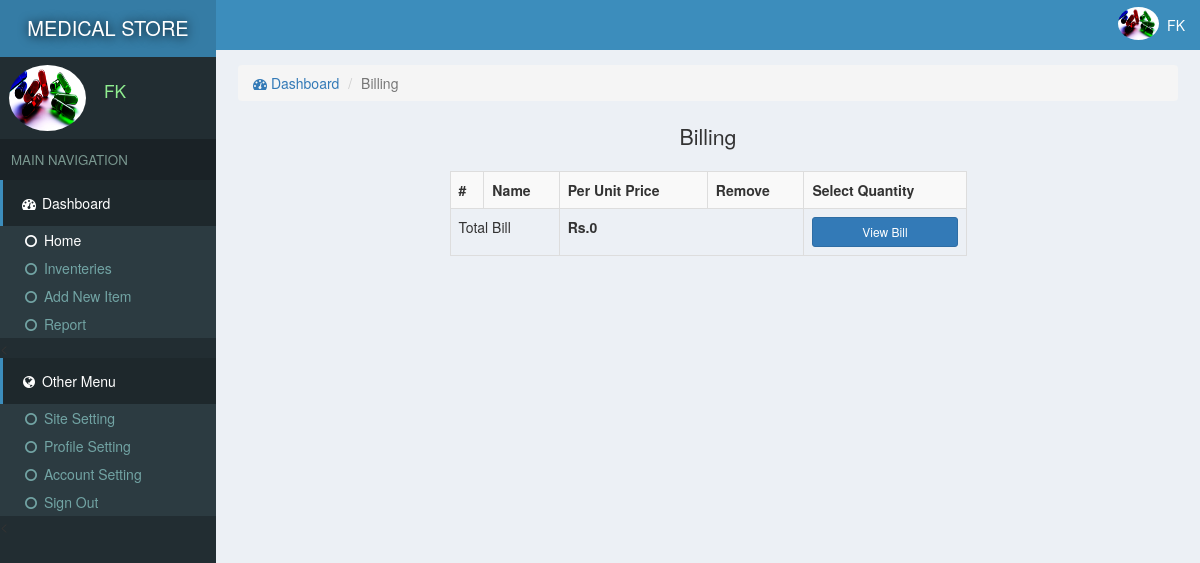
Page /billing.php (signed in) on the committed database.
### tables this page shows
CREATE TABLE `site` (
  `id` int(11) NOT NULL,
  `title` varchar(222) NOT NULL,
  `name` varchar(222) NOT NULL
);

CREATE TABLE `users` (
  `id` int(11) NOT NULL,
  `email` varchar(222) NOT NULL,
  `password` varchar(222) NOT NULL,
  `name` varchar(222) NOT NULL,
  `pic` varchar(222) NOT NULL,
  `number` varchar(222) NOT NULL,
  `date` timestamp NOT NULL DEFAULT current_timestamp()
);

### assets/function.php (called while the page is built, shortened)
<?php
function siteName()
{
	global $con;
	$array = $con->query("select * from site where id='1'");
	$row = $array->fetch_assoc();
	return $row['name'];
}
 ?>

### assets/db.php (called while the page is built, shortened)
<?php
    $con = new mysqli('localhost:3307','root','','medical');
    $array = $con->query("select * from users where id ='$_SESSION[userId]'");
    $user = $array->fetch_assoc();
?>

### billing.php (the view, shortened to what this page needs)
<?php require "assets/function.php" ?>
<?php require 'assets/db.php';?>
<!DOCTYPE html>
<html>
<head>
  <?php require "assets/autoloader.php" ?>
</head>
<body style="background: #ECF0F5;padding:0;margin:0">
<div class="dashboard" style="position: fixed;width: 18%;height: 100%;background:#222D32">
  <div style="background:#357CA5;padding: 14px 3px;color:white;font-size: 15pt;text-align: center;text-shadow: 1px 1px 11px black">
    <a href="index.php" style="color: white;text-decoration: none;"><?php echo strtoupper(siteName()); ?> </a>
  </div>
  <div class="flex" style="padding: 3px 7px;margin:5px 2px;">
    <div><img src="photo/<?php echo $user['pic'] ?>" class='img-circle' style='width: 77px;height: 66px'></div>
    <div style="color:lightgreen;font-size: 13pt;padding: 14px 7px;margin-left: 11px;"><?php echo ucfirst($user['name']); ?></div>
  </div>
  <div style="background: #1A2226;font-size: 10pt;padding: 11px;color: #79978F">MAIN NAVIGATION</div>
  <div>
    <div style="background:#1E282C;color: white;padding: 13px 17px;border-left: 3px solid #3C8DBC;"><span><i class="fa fa-dashboard fa-fw"></i> Dashboard</span></div>
    <div class="item">
      <ul class="nostyle zero">
        <a href="index.php"><li style="color: white"><i class="fa fa-circle-o fa-fw"></i> Home</li></a>
        <a href="inventeries.php"><li><i class="fa fa-circle-o fa-fw"></i> Inventeries</li></a>
       <a href="addnew.php"><li><i class="fa fa-circle-o fa-fw"></i> Add New Item</li></a>
        <a href="reports.php"><li><i class="fa fa-circle-o fa-fw"></i> Report</li></a>
      </ul><
    </div>
  </div>
  <div style="background:#1E282C;color: white;padding: 13px 17px;border-left: 3px solid #3C8DBC;"><span><i class="fa fa-globe fa-fw"></i> Other Menu</span></div>
  <div class="item">
      <ul class="nostyle zero">
        <a href="sitesetting.php"><li><i class="fa fa-circle-o fa-fw"></i> Site Setting</li></a>
       <a href="profile.php"><li><i class="fa fa-circle-o fa-fw"></i> Profile Setting</li></a>
        <a href="accountSetting.php"><li><i class="fa fa-circle-o fa-fw"></i> Account Setting</li></a>
        <a href="logout.php"><li><i class="fa fa-circle-o fa-fw"></i> Sign Out</li></a>
      </ul><
    </div>
</div>
<div class="marginLeft" >
  <div style="color:white;background:#3C8DBC" >
    <div class="pull-right flex rightAccount" style="padding-right: 11px;padding: 7px;">
      <div><img src="photo/<?php echo $user['pic'] ?>" style='width: 41px;height: 33px;' class='img-circle'></div>
      <div style="padding: 8px"><?php echo ucfirst($user['name']) ?></div>
    </div>
  </div>
  <div class="content2">
  	<ol class="breadcrumb ">
        <li><a href="index.php"><i class="fa fa-dashboard"></i> Dashboard</a></li>
         <li class="active">Billing</li>
    </ol>
    <div class="center">
      <span style="font-size: 16pt;color: #333333">Billing </span>
    </div>
  <?php
  	$i=0;$total = 0;
    ?>
    <br>
    <table class="table table-hover table-striped table-bordered" style="width: 55%;margin: auto;">
    	<tr>
    		<th>#</th>
    		<th>Name</th>
    		<th>Per Unit Price</th>
        <th>Remove</th>
    		<th>Select Quantity</th>
    	</tr>
  <tr>
    <td colspan="2">Total Bill</td>
    <td colspan="2"><strong>Rs.<?php echo $total ?></strong></td>
    <td><button class="btn btn-sm btn-primary btn-block" data-toggle="modal" data-target="#billOut">View Bill</button></td>
  </tr>
</table>
  </div>
</div>
</body>
</html>

### rows in the picture
site: name "MEDICAL STORE"
users: pic (picture), name "FK"

### other values in the picture
$total "0"
